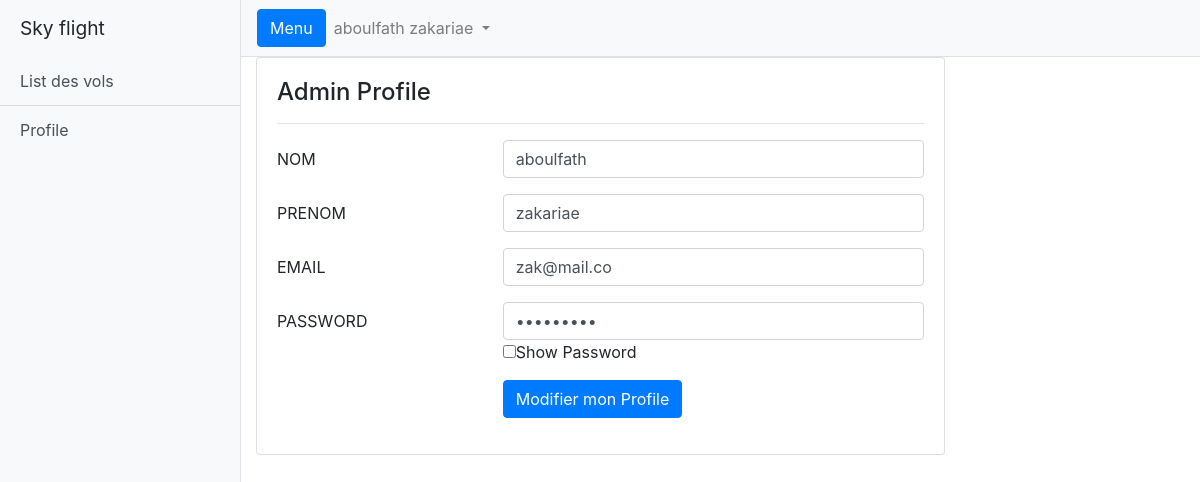
/view/admin_profile.php (signed in), run on the app's committed database.
### tables this page shows
CREATE TABLE `users` (
  `id_user` int(11) NOT NULL,
  `nom` varchar(50) NOT NULL,
  `prenom` varchar(50) NOT NULL,
  `email` varchar(50) NOT NULL,
  `password` varchar(30) NOT NULL,
  `statut` varchar(50) NOT NULL
);

### model/usersclass.php (called while the page is built, shortened)
<?php
 class User{
		function __construct() {
			$this->conn = new mysqli("localhost","root","","gestion_reservations");
		}
		function user_show($id) {
				$query = "SELECT * from users where id_user='$id'";
				$stmt = $this->conn->prepare($query);
				$stmt->execute();
				$result = $stmt->get_result();
				return  $result;
		}
}
?>

### view/admin_profile.php (the view, shortened to what this page needs)
<?php
include('../model/usersclass.php');
?>
<!DOCTYPE html>
<html lang="en">
<head>
    <link rel="stylesheet" href="https://stackpath.bootstrapcdn.com/bootstrap/4.4.1/css/bootstrap.min.css"
>
    <link href="../public/css/simple-sidebar.css" rel="stylesheet">
</head>
<body>
    <div class="d-flex" id="wrapper">
        <div class="bg-light border-right" id="sidebar-wrapper">
            <div class="sidebar-heading">Sky flight </div>
            <div class="list-group list-group-flush">
                <a href="admin.php" class="list-group-item list-group-item-action bg-light">List des vols</a>
                <a href="admin_profile.php" class="list-group-item list-group-item-action bg-light">Profile</a>
            </div>
        </div>
        <div id="page-content-wrapper">
            <nav class="navbar navbar-expand-lg navbar-light bg-light border-bottom">
                <button class="btn btn-primary" id="menu-toggle"> Menu</button>
                <div class="collapse navbar-collapse" id="navbarSupportedContent">
                    <?php if (isset($_SESSION['nom']) && isset($_SESSION['prenom']) && isset($_SESSION['statut'])) {?>
                    <ul class="navbar-nav ">
                        <li class="nav-item dropdown">
                            <a class="nav-link dropdown-toggle" href="#" id="navbarDropdown" role="button"
                                data-toggle="dropdown" aria-haspopup="true" aria-expanded="false">
                                <?= $_SESSION["nom"]; ?> <?= $_SESSION["prenom"]; ?>
                            </a>
                        </li>
                    </ul>
                    <?php }; ?>
            </nav>
            <?php if (isset($_SESSION["id_user"])) {
			$id = $_SESSION["id_user"];
			$user = new User();
			$res = $user -> user_show($id);
			$row = $res->fetch_assoc();
			?>
            <div>
                <div class="container">
                    <div class="row">
                        <div class="col-md-9">
                            <div class="card">
                                <div class="card-body">
                                    <div class="row">
                                        <div class="col-md-12">
                                            <h4>Admin Profile</h4>
                                            <hr>
                                        </div>
                                    </div>
                                    <div class="row">
                                        <div class="col-md-12">
                                            <form method="POST" action="../controller/admin_back.php">
                                                <div class="form-group row">
                                                    <label for="username" class="col-4 col-form-label">
                                                        NOM</label>
                                                    <div class="col-8">
                                                        <input id="username" name="nom" value="<?= $row['nom']; ?>"
                                                            class="form-control here" required="required" type="text">
                                                    </div>
                                                </div>
                                                <div class="form-group row">
                                                    <label for="name" class="col-4 col-form-label">PRENOM</label>
                                                    <div class="col-8">
                                                        <input id="name" name="prenom" value="<?= $row['prenom']; ?>"
                                                            class="form-control here" type="text">
                                                    </div>
                                                </div>
                                                <div class="form-group row">
                                                    <label for="lastname" class="col-4 col-form-label">EMAIL</label>
                                                    <div class="col-8">
                                                        <input id="lastname" name="mail" value="<?= $row['email']; ?>"
                                                            class="form-control here" type="email">
                                                    </div>
                                                </div>
                                                <div class="form-group row">
                                                    <label for="text" class="col-4 col-form-label">PASSWORD</label>
                                                    <div class="col-8">
                                                        <input id="password" name="password"
                                                            value="<?= $row['password']; ?>" class="form-control here"
                                                            required="required" type="password">
                                                            <input type="checkbox" onclick="showPass('password')">Show Password
                                                    </div>
                                                </div>
                                                <div class="form-group row">
                                                    <div class="offset-4 col-8">
                                                        <button name="update_admin_info" type="submit"
                                                            class="btn btn-primary">Modifier mon Profile</button>
                                                    </div>
                                                </div>
                                            </form>
                                        </div>
                                    </div>
                                </div>
                            </div>
                        </div>
                    </div>
                </div>
            </div>
		<?php }
		?>
</body>
</html>

### public/css/simple-sidebar.css (style rules this page uses)
body { overflow-x: hidden; }
#sidebar-wrapper { min-height: 100vh; margin-left: -15rem; -webkit-transition: margin .25s ease-out; -moz-transition: margin .25s ease-out; -o-transition: margin .25s ease-out; transition: margin .25s ease-out; }
#sidebar-wrapper .sidebar-heading { padding: 0.875rem 1.25rem; font-size: 1.2rem; }
#sidebar-wrapper .list-group { width: 15rem; }
#page-content-wrapper { min-width: 100vw; }
@media (min-width: 768px) { #sidebar-wrapper { margin-left: 0; } }
@media (min-width: 768px) { #page-content-wrapper { min-width: 0; width: 100%; } }

### data on the page
users: nom "aboulfath", prenom "zakariae", mail "zak@mail.co"

### other printed values
$_SESSION["nom"] "aboulfath"
$_SESSION["prenom"] "zakariae"
